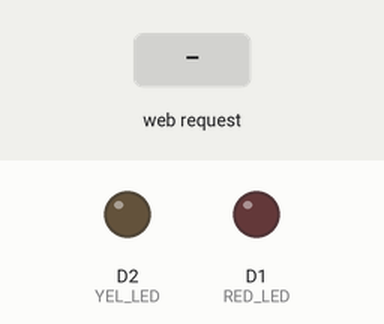
This sketch was run on a simulated ESP8266 (NodeMCU). Shown: output pins drawn as LEDs (lit = HIGH). The test bench sets the inputs (shaded band). WiFi joins after 1.5 s; servers stay silent unless stated; what the sketch prints to the serial monitor is not drawn.

Above: at 2.7 s.
2.8 s: HTTP request GET /LEDON1 received
At 4.0 s:
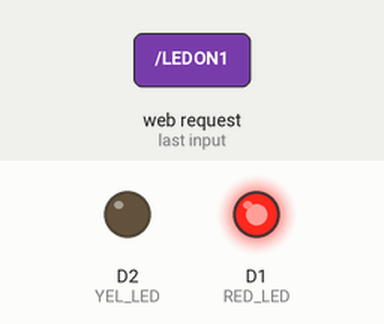
4.3 s: HTTP request GET /LEDON2 received
At 5.2 s:
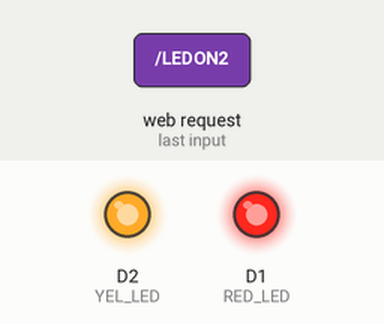
5.8 s: HTTP request GET /LEDOFF1 received
At 6.3 s:
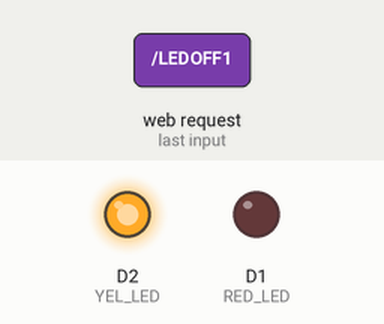
7.3 s: HTTP request GET /LEDOFF2 received
At 8.7 s:
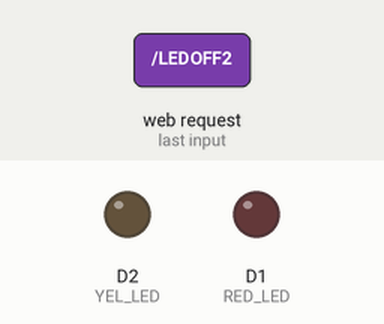
Timing chart, 0 to 9.8 s (numbered marks = the images above; inputs shaded):
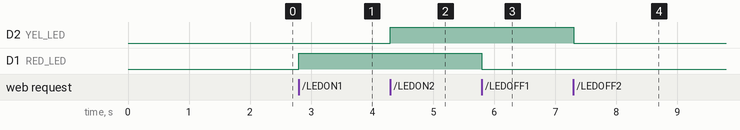

The sketch:

webservertwoled.ino
```cpp
#include <ESP8266WiFi.h>

const char *ssid = "DIT_CS_705";
const char *password = "";
#define RED_LED D1
#define YEL_LED D2
int ledState = LOW;

WiFiServer server(80);
WiFiClient client;


void setup() {
  Serial.begin(115200);
  pinMode(RED_LED, OUTPUT);
  pinMode(YEL_LED, OUTPUT);
  WiFi.begin(ssid,password);

  while(WiFi.status() != WL_CONNECTED){
    delay(500);
    Serial.print(".");
  }
  Serial.println("");
  Serial.println("WiFi connected");
  Serial.print("IP :"); Serial.println(WiFi.localIP());

  server.begin();
  Serial.println("HTTP Server started.");

}

void loop() {
  client = server.available();
  if(!client) return;

  Serial.println("new client");
  while(!client.available()){
    delay(1);
  }

  String request = client.readStringUntil('\r');
  Serial.println(request);
  client.flush();

  if(request.indexOf("LEDON1")!=-1){
    digitalWrite(RED_LED, HIGH);
    ledState=HIGH;
  }
   if(request.indexOf("LEDON2")!=-1){
    digitalWrite(YEL_LED, HIGH);
    ledState=HIGH;
  }
  if(request.indexOf("LEDOFF1")!=-1){
    digitalWrite(RED_LED, LOW);
    ledState=LOW;
  }
  if(request.indexOf("LEDOFF2")!=-1){
    digitalWrite(YEL_LED, LOW);
    ledState=LOW;
  }
  client.println("HTTP/1.1 200 OK");
  client.println("Content-Type text/html");
  client.println("");

  String aa = "<!DOCTYPE HTML><HTML><br>";
    aa += "Click <a href=\"LEDON1\">here</a> RED LED ON<br>";
    aa += "Click <a href=\"LEDOFF1\">here</a> RED LED OFF<br>";
    aa += "Click <a href=\"LEDON2\">here</a> YEL LED ON<br>";
    aa += "Click <a href=\"LEDOFF2\">here</a> YEL LED OFF<br>";
    aa += "</HTML>";


  client.println(aa);

}
```

Measured:
- after the input at 2.8 s, D1 (RED_LED): LOW → HIGH at once
- after the input at 4.3 s, D2 (YEL_LED): LOW → HIGH at once
- after the input at 5.8 s, D1 (RED_LED): HIGH → LOW at once
- after the input at 7.3 s, D2 (YEL_LED): HIGH → LOW at once
